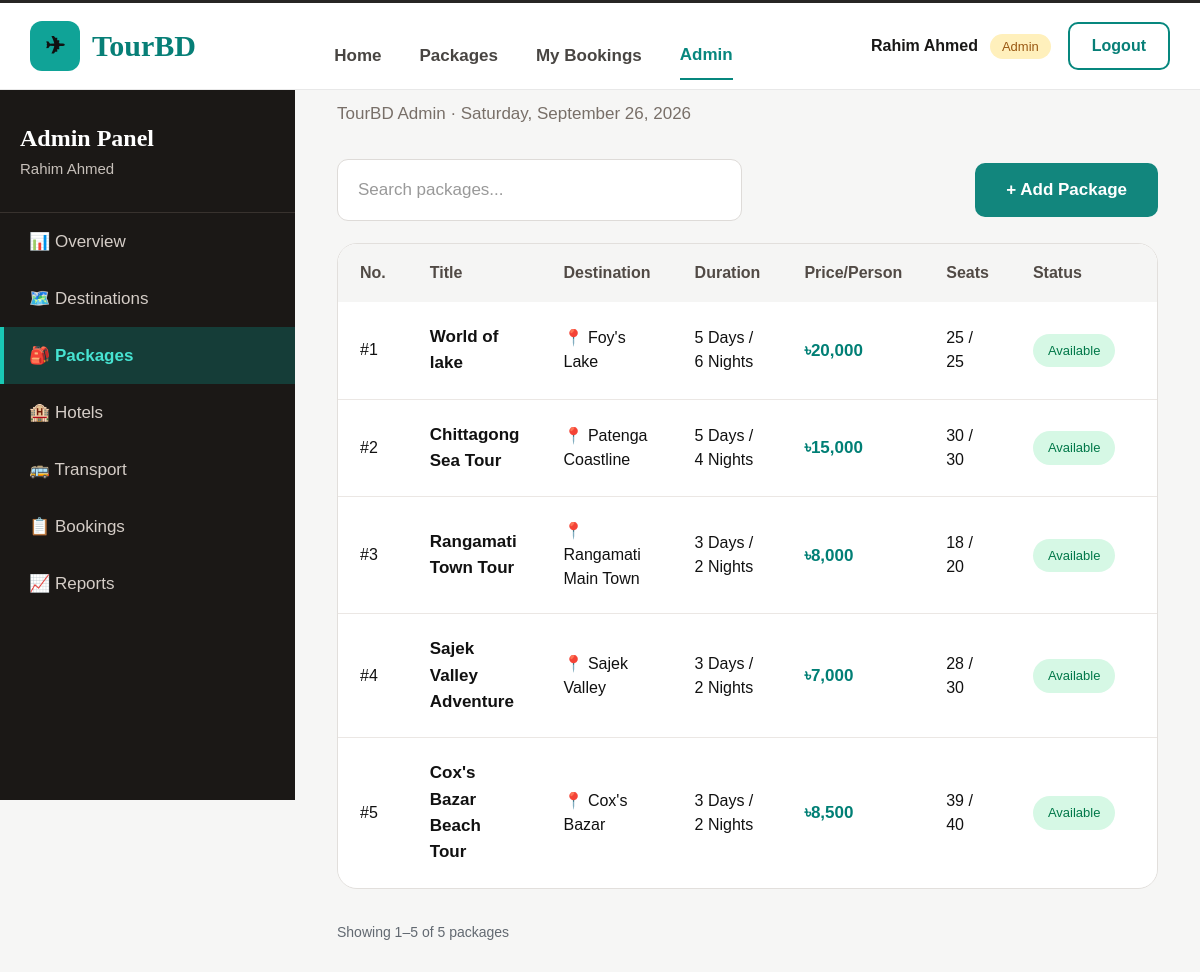
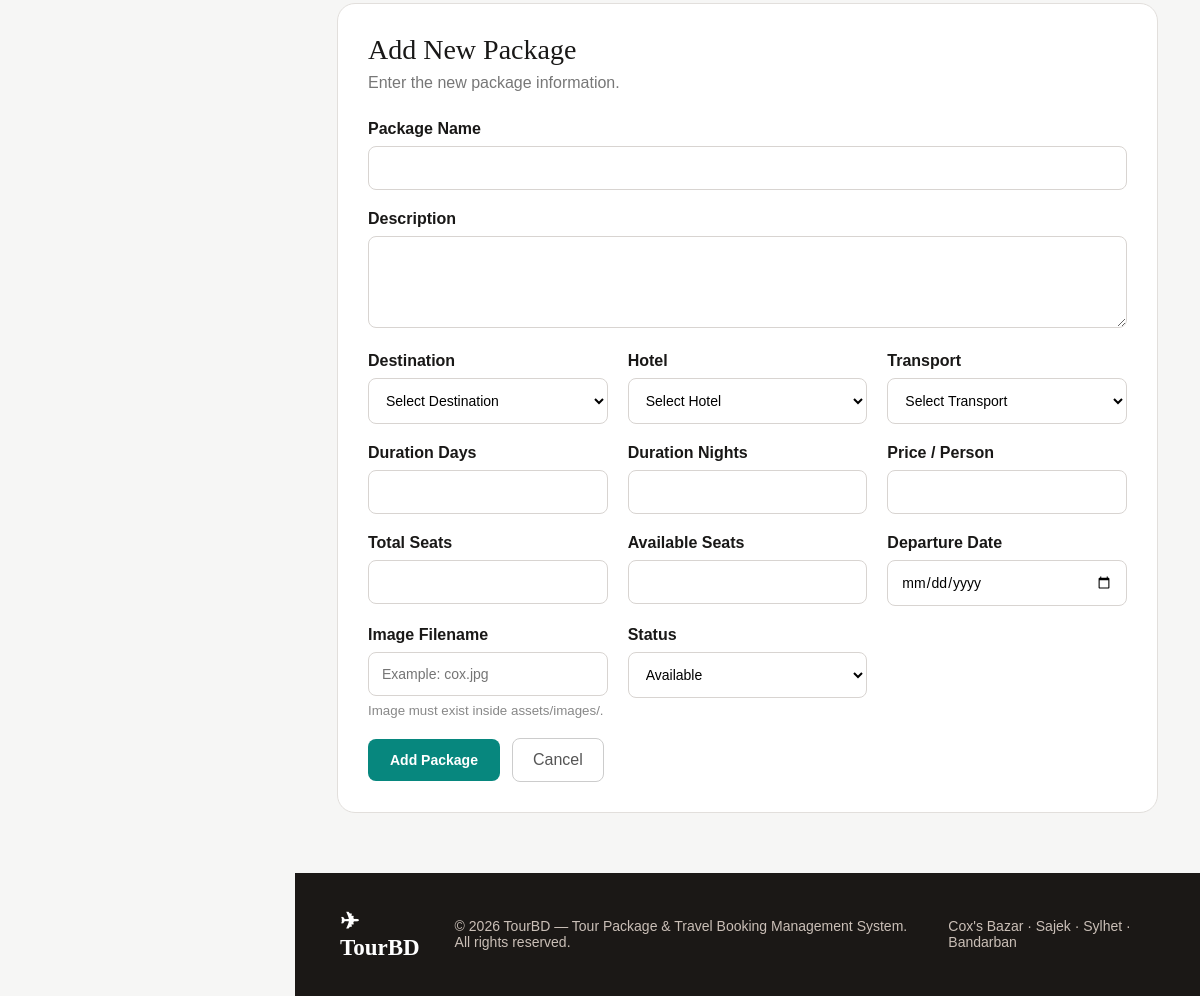
Page /admin/packages.php?add=1 (signed in) on the committed database (2 pictures, top to bottom).
### tables this page shows
CREATE TABLE `tour_packages` (
  `package_id` int(11) NOT NULL,
  `destination_id` int(11) NOT NULL,
  `hotel_id` int(11) NOT NULL,
  `transport_id` int(11) NOT NULL,
  `package_name` varchar(160) NOT NULL,
  `description` text DEFAULT NULL,
  `duration_days` int(11) NOT NULL,
  `duration_nights` int(11) NOT NULL,
  `price` decimal(10,2) NOT NULL,
  `total_seats` int(11) NOT NULL,
  `available_seats` int(11) NOT NULL,
  `departure_date` date NOT NULL,
  `image_url` varchar(500) DEFAULT NULL,
  `status` varchar(20) NOT NULL
);

CREATE TABLE `destinations` (
  `destination_id` int(11) NOT NULL,
  `destination_name` varchar(100) NOT NULL,
  `location` varchar(120) DEFAULT NULL,
  `description` text DEFAULT NULL,
  `image_url` varchar(500) DEFAULT NULL,
  `active` int(11) NOT NULL
);

### config/db.php (called while the page is built, shortened)
<?php
function e($value)
{
    return htmlspecialchars(
        $value ?? '',
        ENT_QUOTES,
        'UTF-8'
    );
}
?>

### admin/packages.php (the view, shortened to what this page needs)
<?php
require_once "../config/db.php";
$current_date = date("l, F j, Y");
$message = "";
$edit_package = NULL;
$search =
    isset($_GET['search'])
    &&
    is_string($_GET['search'])
        ? trim($_GET['search'])
        : '';
$per_page = 10;
$page =
    isset($_GET['page'])
        ? max(1, (int) $_GET['page'])
        : 1;
$count_sql = "
    SELECT COUNT(*) AS total
    FROM tour_packages
    JOIN destinations
      ON tour_packages.destination_id =
         destinations.destination_id
";
if($search !== ''){
    $count_sql .= "
        WHERE tour_packages.package_name LIKE ?
           OR destinations.destination_name LIKE ?
    ";
    $search_value =
        '%' . $search . '%';
    $count_stmt =
        mysqli_prepare(
            $conn,
            $count_sql
        );
    mysqli_stmt_bind_param(
        $count_stmt,
        'ss',
        $search_value,
        $search_value
    );
    mysqli_stmt_execute(
        $count_stmt
    );
    $count_result =
        mysqli_stmt_get_result(
            $count_stmt
        );
}
else{
    $count_result =
        mysqli_query(
            $conn,
            $count_sql
        );
}
$total_packages =
    (int) mysqli_fetch_assoc(
        $count_result
    )['total'];
$total_pages =
    max(
        1,
        (int) ceil(
            $total_packages / $per_page
        )
    );
$page =
    min(
        $page,
        $total_pages
    );
$offset =
    ($page - 1) * $per_page;
$package_sql = "
    SELECT
        tour_packages.*,
        destinations.destination_name
    FROM tour_packages
    JOIN destinations
      ON tour_packages.destination_id =
         destinations.destination_id
";
$package_sql .= "
    ORDER BY tour_packages.package_id DESC
    LIMIT ? OFFSET ?
";
$package_stmt =
    mysqli_prepare(
        $conn,
        $package_sql
    );
if($search !== ''){
    mysqli_stmt_bind_param(
        $package_stmt,
        'ssii',
        $search_value,
        $search_value,
        $per_page,
        $offset
    );
}
else{
    mysqli_stmt_bind_param(
        $package_stmt,
        'ii',
        $per_page,
        $offset
    );
}
mysqli_stmt_execute(
    $package_stmt
);
$package_result =
    mysqli_stmt_get_result(
        $package_stmt
    );
$display_number =
    $total_packages > 0
        ? $offset + 1
        : 1;
?>
<!DOCTYPE html>
<html>
<head>
<link
rel="stylesheet"
href="admin.css"
>
</head>
<body>
<header class="top-navbar">
    <div class="top-logo">
        <div class="logo-icon">
            ✈
        </div>
        <span>
            TourBD
        </span>
    </div>
    <nav class="top-links">
        <a href="../index.php">
            Home
        </a>
        <a href="../packages.php">
            Packages
        </a>
        <a href="../my_bookings.php">
            My Bookings
        </a>
        <a
        href="dashboard.php"
        class="active"
        >
            Admin
        </a>
    </nav>
    <div class="top-user">
        <strong>
            <?php
            echo e(
                $_SESSION['name']
            );
            ?>
        </strong>
        <span class="admin-badge">
            Admin
        </span>
        <a
        href="../logout.php"
        class="logout-button"
        >
            Logout
        </a>
    </div>
</header>
<aside class="admin-sidebar">
    <div class="sidebar-title">
        <h2>
            Admin Panel
        </h2>
        <p>
            <?php
            echo e(
                $_SESSION['name']
            );
            ?>
        </p>
    </div>
    <div class="sidebar-menu">
        <a href="dashboard.php">
            📊 Overview
        </a>
        <a href="destination.php">
            🗺️ Destinations
        </a>
        <a
        href="packages.php"
        class="active"
        >
            🎒 Packages
        </a>
        <a href="hotels.php">
            🏨 Hotels
        </a>
        <a href="transport.php">
            🚌 Transport
        </a>
        <a href="bookings.php">
            📋 Bookings
        </a>
        <a href="reports.php">
            📈 Reports
        </a>
    </div>
</aside>
<main class="admin-main">
<section class="dashboard-title">
    <h1>
    </h1>
    <p>
        TourBD Admin ·
        <?php echo $current_date; ?>
    </p>
</section>
<section class="package-toolbar">
    <form
    method="GET"
    class="package-search-form"
    >
        <input
        type="text"
        name="search"
        value="<?php
        echo e($search);
        ?>"
        placeholder="Search packages..."
        >
    </form>
    <a
    href="packages.php?add=1#package-form"
    class="package-add-button"
    >
        + Add Package
    </a>
</section>
<section
class="figma-package-table"
id="package-list"
>
<table>
<thead>
<tr>
    <th>
        No.
    </th>
    <th>
        Title
    </th>
    <th>
        Destination
    </th>
    <th>
        Duration
    </th>
    <th>
        Price/Person
    </th>
    <th>
        Seats
    </th>
    <th>
        Status
    </th>
    <th>
    </th>
</tr>
</thead>
<tbody>
<?php
if(
    mysqli_num_rows(
        $package_result
    ) > 0
){
    while(
        $package =
        mysqli_fetch_assoc(
            $package_result
        )
    ){
        $package_status =
            strtolower(
                $package['status']
            );
?>
<tr>
<td>
    #<?php
    echo $display_number++;
    ?>
</td>
<td class="figma-package-title">
    <?php
    echo e(
        $package[
            'package_name'
        ]
    );
    ?>
</td>
<td>
    📍
    <?php
    echo e(
        $package[
            'destination_name'
        ]
    );
    ?>
</td>
<td>
    <?php
    echo $package[
        'duration_days'
    ];
    ?>
    Days /
    <br>
    <?php
    echo $package[
        'duration_nights'
    ];
    ?>
    Nights
</td>
<td class="figma-package-price">
    ৳<?php
    echo number_format(
        $package[
            'price'
        ],
        0
    );
    ?>
</td>
<td>
    <?php
    echo $package[
        'available_seats'
    ];
    ?>
    /
    <?php
    echo $package[
        'total_seats'
    ];
    ?>
</td>
<td>
<?php
if(
    $package[
        'available_seats'
    ] <= 0
    ||
    $package_status ==
    'sold_out'
    ||
    $package_status ==
    'sold out'
){
?>
    <span class="
    figma-package-status
    sold-out
    ">
        Sold Out
    </span>
<?php
}
else{
?>
    <span class="
    figma-package-status
    available
    ">
        Available
    </span>
<?php
}
?>
</td>
<td>
</td>
</tr>
<?php
    }
}
?>
</tbody>
</table>
</section>
<?php if ($total_packages > 0) { ?>
<div class="package-pagination">
    <p class="package-pagination-summary">
        Showing
        <?php echo $offset + 1; ?>–<?php
        echo min(
            $offset + $per_page,
            $total_packages
        );
        ?>
        of
        <?php echo $total_packages; ?>
        packages
    </p>
</div>
<?php } ?>
<?php
if(
    isset($_GET['add'])
    ||
    $edit_package
    ||
    $message != ''
){
?>
<section
class="package-form-card"
id="package-form"
>
<?php
if($edit_package){
?>
<h2>
    Edit Package
</h2>
<p>
    Update package information.
</p>
<?php
}
else{
?>
<h2>
    Add New Package
</h2>
<p>
    Enter the new package information.
</p>
<?php
}
?>
<form method="POST">
<div class="admin-form-group">
<label>
    Package Name
</label>
<input
type="text"
name="package_name"
value="<?php
?>"
required
>
</div>
<div class="admin-form-group">
<label>
    Description
</label>
<textarea
name="description"
rows="4"
><?php
?></textarea>
</div>
<div class="package-form-grid">
<div class="admin-form-group">
<label>
    Destination
</label>
<select
name="destination_id"
required
>
<option value="">
    Select Destination
</option>
</select>
</div>
<div class="admin-form-group">
<label>
    Hotel
</label>
<select
name="hotel_id"
required
>
<option value="">
    Select Hotel
</option>
</select>
</div>
<div class="admin-form-group">
<label>
    Transport
</label>
<select
name="transport_id"
required
>
<option value="">
    Select Transport
</option>
</select>
</div>
</div>
<div class="package-form-grid">
<div class="admin-form-group">
<label>
    Duration Days
</label>
<input
type="number"
name="duration_days"
min="1"
value="<?php
if($edit_package){
    echo $edit_package[
        'duration_days'
    ];
}
?>"
required
>
</div>
<div class="admin-form-group">
<label>
    Duration Nights
</label>
<input
type="number"
name="duration_nights"
min="0"
value="<?php
if($edit_package){
    echo $edit_package[
        'duration_nights'
    ];
}
?>"
required
>
</div>
<div class="admin-form-group">
<label>
    Price / Person
</label>
<input
type="number"
name="price"
min="1"
step="0.01"
value="<?php
if($edit_package){
    echo $edit_package[
        'price'
    ];
}
?>"
required
>
</div>
</div>
<div class="package-form-grid">
<div class="admin-form-group">
<label>
    Total Seats
</label>
<input
type="number"
name="total_seats"
min="1"
value="<?php
if($edit_package){
    echo $edit_package[
        'total_seats'
    ];
}
?>"
required
>
</div>
<div class="admin-form-group">
<label>
    Available Seats
</label>
<input
type="number"
name="available_seats"
min="0"
value="<?php
if($edit_package){
    echo $edit_package[
        'available_seats'
    ];
}
?>"
required
>
</div>
<div class="admin-form-group">
<label>
    Departure Date
</label>
<input
type="date"
name="departure_date"
value="<?php
if($edit_package){
    echo $edit_package[
        'departure_date'
    ];
}
?>"
required
>
</div>
</div>
<div class="package-form-grid">
<div class="admin-form-group">
<label>
    Image Filename
</label>
<input
type="text"
name="image_url"
placeholder="Example: cox.jpg"
value="<?php
?>"
>
<small>
    Image must exist inside
    assets/images/.
</small>
</div>
<div class="admin-form-group">
<label>
    Status
</label>
<select
name="status"
required
>
<option
value="Available"
<?php
if(
    $edit_package
    &&
    strtolower(
        $edit_package[
            'status'
        ]
    )
    == 'available'
){
    echo "selected";
}
?>
>
Available
</option>
</select>
</div>
</div>
<div class="form-buttons">
<button
type="submit"
class="save-package-button"
>
<?php
if($edit_package){
    echo "Update Package";
}
else{
    echo "Add Package";
}
?>
</button>
<a
href="packages.php"
class="cancel-edit-button"
>
    Cancel
</a>
</div>
</form>
</section>
<?php
}
?>
<footer class="admin-footer">
<div class="admin-footer-logo">
    ✈ TourBD
</div>
<p>
    © 2026 TourBD — Tour Package & Travel Booking Management System.
    All rights reserved.
</p>
<p>
    Cox's Bazar · Sajek · Sylhet · Bandarban
</p>
</footer>
</main>
</body>
</html>

### admin/packages.php (style rules this page uses)
.package-pagination { display: flex; align-items: center; justify-content: space-between; flex-wrap: wrap; gap: 14px; margin: 22px 0 35px; font-family: Arial, sans-serif; }
.package-pagination-summary { color: #626971; font-size: 14px; margin: 0; }

### rows in the picture
tour_packages: package_name "World of lake", destination.destination_name "Foy's Lake", duration_days "5", duration_nights "6", price "20,000", available_seats "25", total_seats "25", status "Available"
tour_packages: package_name "Chittagong Sea Tour", destination.destination_name "Patenga Coastline", duration_days "5", duration_nights "4", price "15,000", available_seats "30", total_seats "30", status "Available"
tour_packages: package_name "Rangamati Town Tour", destination.destination_name "Rangamati Main Town", duration_days "3", duration_nights "2", price "8,000", available_seats "18", total_seats "20", status "Available"
tour_packages: package_name "Sajek Valley Adventure", destination.destination_name "Sajek Valley", duration_days "3", duration_nights "2", price "7,000", available_seats "28", total_seats "30", status "Available"
tour_packages: package_name "Cox's Bazar Beach Tour", destination.destination_name "Cox's Bazar", duration_days "3", duration_nights "2", price "8,500", available_seats "39", total_seats "40", status "Available"

### other values in the picture
$_SESSION['name'] "Rahim Ahmed"
$offset + 1 "1"
$total_packages "5"
